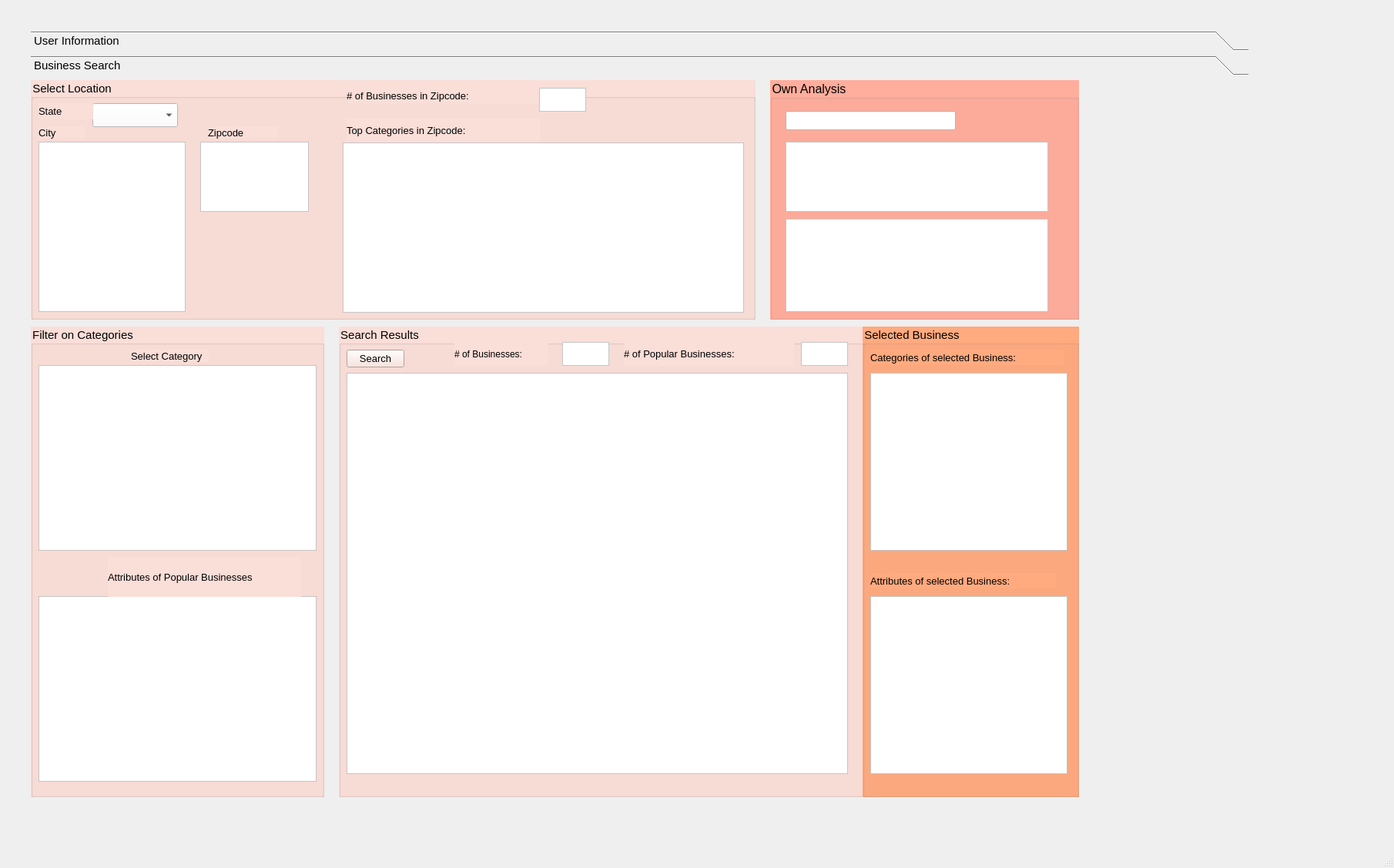
<?xml version="1.0" encoding="UTF-8"?>
<ui version="4.0">
 <class>MainWindow</class>
 <widget class="QMainWindow" name="MainWindow">
  <property name="geometry">
   <rect>
    <x>0</x>
    <y>0</y>
    <width>1810</width>
    <height>1127</height>
   </rect>
  </property>
  <property name="sizePolicy">
   <sizepolicy hsizetype="Maximum" vsizetype="Maximum">
    <horstretch>20</horstretch>
    <verstretch>18</verstretch>
   </sizepolicy>
  </property>
  <property name="windowTitle">
   <string>MainWindow</string>
  </property>
  <widget class="QWidget" name="centralwidget">
   <widget class="QToolBox" name="toolBox">
    <property name="geometry">
     <rect>
      <x>40</x>
      <y>40</y>
      <width>1581</width>
      <height>1021</height>
     </rect>
    </property>
    <property name="sizePolicy">
     <sizepolicy hsizetype="Maximum" vsizetype="Maximum">
      <horstretch>100</horstretch>
      <verstretch>100</verstretch>
     </sizepolicy>
    </property>
    <property name="font">
     <font>
      <pointsize>11</pointsize>
     </font>
    </property>
    <property name="styleSheet">
     <string notr="true"/>
    </property>
    <property name="currentIndex">
     <number>1</number>
    </property>
    <widget class="QWidget" name="page">
     <property name="geometry">
      <rect>
       <x>0</x>
       <y>0</y>
       <width>1581</width>
       <height>955</height>
      </rect>
     </property>
     <attribute name="label">
      <string>User Information</string>
     </attribute>
     <widget class="QGroupBox" name="groupBox">
      <property name="geometry">
       <rect>
        <x>-1</x>
        <y>-1</y>
        <width>361</width>
        <height>251</height>
       </rect>
      </property>
      <property name="font">
       <font>
        <pointsize>11</pointsize>
       </font>
      </property>
      <property name="styleSheet">
       <string notr="true">background-color: rgb(200, 220, 255);</string>
      </property>
      <property name="title">
       <string>Login</string>
      </property>
      <widget class="QLineEdit" name="EnterName">
       <property name="geometry">
        <rect>
         <x>12</x>
         <y>40</y>
         <width>321</width>
         <height>25</height>
        </rect>
       </property>
       <property name="styleSheet">
        <string notr="true">background-color: rgb(255, 255, 255);</string>
       </property>
      </widget>
      <widget class="QListWidget" name="SelectUser">
       <property name="geometry">
        <rect>
         <x>10</x>
         <y>90</y>
         <width>321</width>
         <height>121</height>
        </rect>
       </property>
       <property name="styleSheet">
        <string notr="true">background-color: rgb(255, 255, 255);</string>
       </property>
      </widget>
     </widget>
     <widget class="QGroupBox" name="groupBox_2">
      <property name="geometry">
       <rect>
        <x>380</x>
        <y>0</y>
        <width>541</width>
        <height>251</height>
       </rect>
      </property>
      <property name="font">
       <font>
        <pointsize>11</pointsize>
       </font>
      </property>
      <property name="styleSheet">
       <string notr="true">background-color: rgb(200, 220, 255);</string>
      </property>
      <property name="title">
       <string>My Information</string>
      </property>
      <widget class="QLabel" name="label_10">
       <property name="geometry">
        <rect>
         <x>20</x>
         <y>40</y>
         <width>51</width>
         <height>20</height>
        </rect>
       </property>
       <property name="font">
        <font>
         <pointsize>10</pointsize>
        </font>
       </property>
       <property name="text">
        <string>Name:</string>
       </property>
      </widget>
      <widget class="QListWidget" name="Name">
       <property name="geometry">
        <rect>
         <x>170</x>
         <y>40</y>
         <width>181</width>
         <height>31</height>
        </rect>
       </property>
       <property name="styleSheet">
        <string notr="true">background-color: rgb(255, 255, 255);</string>
       </property>
      </widget>
      <widget class="QListWidget" name="Stars">
       <property name="geometry">
        <rect>
         <x>170</x>
         <y>80</y>
         <width>181</width>
         <height>31</height>
        </rect>
       </property>
       <property name="styleSheet">
        <string notr="true">background-color: rgb(255, 255, 255);</string>
       </property>
      </widget>
      <widget class="QLabel" name="label_11">
       <property name="geometry">
        <rect>
         <x>20</x>
         <y>80</y>
         <width>69</width>
         <height>20</height>
        </rect>
       </property>
       <property name="font">
        <font>
         <pointsize>10</pointsize>
        </font>
       </property>
       <property name="text">
        <string>Stars:</string>
       </property>
      </widget>
      <widget class="QLabel" name="label_12">
       <property name="geometry">
        <rect>
         <x>20</x>
         <y>120</y>
         <width>221</width>
         <height>31</height>
        </rect>
       </property>
       <property name="font">
        <font>
         <pointsize>10</pointsize>
        </font>
       </property>
       <property name="text">
        <string>Yelping Since:</string>
       </property>
      </widget>
      <widget class="QListWidget" name="YelpingSince">
       <property name="geometry">
        <rect>
         <x>170</x>
         <y>120</y>
         <width>181</width>
         <height>31</height>
        </rect>
       </property>
       <property name="styleSheet">
        <string notr="true">background-color: rgb(255, 255, 255);</string>
       </property>
      </widget>
      <widget class="QLabel" name="label_14">
       <property name="geometry">
        <rect>
         <x>380</x>
         <y>120</y>
         <width>69</width>
         <height>20</height>
        </rect>
       </property>
       <property name="font">
        <font>
         <pointsize>10</pointsize>
        </font>
       </property>
       <property name="text">
        <string>Funny:</string>
       </property>
      </widget>
      <widget class="QListWidget" name="Funny">
       <property name="geometry">
        <rect>
         <x>380</x>
         <y>160</y>
         <width>61</width>
         <height>31</height>
        </rect>
       </property>
       <property name="styleSheet">
        <string notr="true">background-color: rgb(255, 255, 255);</string>
       </property>
      </widget>
      <widget class="QLabel" name="label_15">
       <property name="geometry">
        <rect>
         <x>460</x>
         <y>120</y>
         <width>69</width>
         <height>20</height>
        </rect>
       </property>
       <property name="font">
        <font>
         <pointsize>10</pointsize>
        </font>
       </property>
       <property name="text">
        <string>Cool:</string>
       </property>
      </widget>
      <widget class="QListWidget" name="Cool">
       <property name="geometry">
        <rect>
         <x>460</x>
         <y>160</y>
         <width>61</width>
         <height>31</height>
        </rect>
       </property>
       <property name="styleSheet">
        <string notr="true">background-color: rgb(255, 255, 255);</string>
       </property>
      </widget>
      <widget class="QLabel" name="label_16">
       <property name="geometry">
        <rect>
         <x>460</x>
         <y>40</y>
         <width>69</width>
         <height>20</height>
        </rect>
       </property>
       <property name="font">
        <font>
         <pointsize>10</pointsize>
        </font>
       </property>
       <property name="text">
        <string>Useful:</string>
       </property>
      </widget>
      <widget class="QListWidget" name="Useful">
       <property name="geometry">
        <rect>
         <x>460</x>
         <y>70</y>
         <width>61</width>
         <height>31</height>
        </rect>
       </property>
       <property name="styleSheet">
        <string notr="true">background-color: rgb(255, 255, 255);</string>
       </property>
      </widget>
      <widget class="QLabel" name="label_17">
       <property name="geometry">
        <rect>
         <x>380</x>
         <y>40</y>
         <width>69</width>
         <height>20</height>
        </rect>
       </property>
       <property name="font">
        <font>
         <pointsize>10</pointsize>
        </font>
       </property>
       <property name="text">
        <string>Fans:</string>
       </property>
      </widget>
      <widget class="QListWidget" name="Fans">
       <property name="geometry">
        <rect>
         <x>380</x>
         <y>70</y>
         <width>61</width>
         <height>31</height>
        </rect>
       </property>
       <property name="styleSheet">
        <string notr="true">background-color: rgb(255, 255, 255);</string>
       </property>
      </widget>
      <widget class="QLabel" name="label_18">
       <property name="geometry">
        <rect>
         <x>20</x>
         <y>170</y>
         <width>111</width>
         <height>31</height>
        </rect>
       </property>
       <property name="font">
        <font>
         <pointsize>10</pointsize>
        </font>
       </property>
       <property name="text">
        <string>tip Count:</string>
       </property>
      </widget>
      <widget class="QLabel" name="label_19">
       <property name="geometry">
        <rect>
         <x>20</x>
         <y>210</y>
         <width>111</width>
         <height>31</height>
        </rect>
       </property>
       <property name="font">
        <font>
         <pointsize>10</pointsize>
        </font>
       </property>
       <property name="text">
        <string>total Likes:</string>
       </property>
      </widget>
      <widget class="QListWidget" name="TipCount">
       <property name="geometry">
        <rect>
         <x>170</x>
         <y>170</y>
         <width>81</width>
         <height>31</height>
        </rect>
       </property>
       <property name="styleSheet">
        <string notr="true">background-color: rgb(255, 255, 255);</string>
       </property>
      </widget>
      <widget class="QListWidget" name="TotalLikes">
       <property name="geometry">
        <rect>
         <x>170</x>
         <y>210</y>
         <width>81</width>
         <height>31</height>
        </rect>
       </property>
       <property name="styleSheet">
        <string notr="true">background-color: rgb(255, 255, 255);</string>
       </property>
      </widget>
     </widget>
     <widget class="QGroupBox" name="Friends">
      <property name="geometry">
       <rect>
        <x>940</x>
        <y>0</y>
        <width>631</width>
        <height>251</height>
       </rect>
      </property>
      <property name="font">
       <font>
        <pointsize>12</pointsize>
       </font>
      </property>
      <property name="styleSheet">
       <string notr="true">background-color: rgb(215, 255, 244);
background-color: rgb(222, 247, 255);</string>
      </property>
      <property name="title">
       <string>My Friends</string>
      </property>
      <widget class="QTableWidget" name="FriendsList">
       <property name="geometry">
        <rect>
         <x>10</x>
         <y>40</y>
         <width>571</width>
         <height>181</height>
        </rect>
       </property>
       <property name="styleSheet">
        <string notr="true">background-color: rgb(255, 255, 255);</string>
       </property>
      </widget>
     </widget>
     <widget class="QGroupBox" name="groupBox_3">
      <property name="geometry">
       <rect>
        <x>0</x>
        <y>270</y>
        <width>921</width>
        <height>551</height>
       </rect>
      </property>
      <property name="styleSheet">
       <string notr="true">background-color: rgb(234, 255, 245);</string>
      </property>
      <property name="title">
       <string>Latest Tips of My Friends</string>
      </property>
      <widget class="QTableWidget" name="TipsFriendsList">
       <property name="geometry">
        <rect>
         <x>10</x>
         <y>30</y>
         <width>881</width>
         <height>491</height>
        </rect>
       </property>
       <property name="styleSheet">
        <string notr="true">background-color: rgb(255, 255, 255);</string>
       </property>
       <attribute name="horizontalHeaderStretchLastSection">
        <bool>true</bool>
       </attribute>
      </widget>
     </widget>
     <widget class="QGroupBox" name="FF">
      <property name="geometry">
       <rect>
        <x>940</x>
        <y>270</y>
        <width>631</width>
        <height>551</height>
       </rect>
      </property>
      <property name="styleSheet">
       <string notr="true">background-color: rgb(235, 255, 254);</string>
      </property>
      <property name="title">
       <string>Friends of My Friends</string>
      </property>
      <widget class="QTableWidget" name="FFList">
       <property name="geometry">
        <rect>
         <x>20</x>
         <y>30</y>
         <width>561</width>
         <height>491</height>
        </rect>
       </property>
       <property name="styleSheet">
        <string notr="true">background-color: rgb(255, 255, 255);</string>
       </property>
      </widget>
     </widget>
    </widget>
    <widget class="QWidget" name="page_2">
     <property name="geometry">
      <rect>
       <x>0</x>
       <y>0</y>
       <width>1581</width>
       <height>955</height>
      </rect>
     </property>
     <attribute name="label">
      <string>Business Search</string>
     </attribute>
     <widget class="QGroupBox" name="SelectLocation">
      <property name="geometry">
       <rect>
        <x>0</x>
        <y>0</y>
        <width>941</width>
        <height>311</height>
       </rect>
      </property>
      <property name="font">
       <font>
        <pointsize>11</pointsize>
       </font>
      </property>
      <property name="styleSheet">
       <string notr="true">background-color: rgb(250, 222, 216);
</string>
      </property>
      <property name="title">
       <string>Select Location</string>
      </property>
      <widget class="QComboBox" name="stateList">
       <property name="geometry">
        <rect>
         <x>80</x>
         <y>30</y>
         <width>111</width>
         <height>31</height>
        </rect>
       </property>
       <property name="font">
        <font>
         <pointsize>6</pointsize>
        </font>
       </property>
       <property name="styleSheet">
        <string notr="true">background-color: rgb(255, 255, 255);</string>
       </property>
      </widget>
      <widget class="QListWidget" name="cityList">
       <property name="geometry">
        <rect>
         <x>10</x>
         <y>80</y>
         <width>191</width>
         <height>221</height>
        </rect>
       </property>
       <property name="font">
        <font>
         <pointsize>6</pointsize>
        </font>
       </property>
       <property name="styleSheet">
        <string notr="true">background-color: rgb(255, 255, 255);</string>
       </property>
      </widget>
      <widget class="QLabel" name="label">
       <property name="geometry">
        <rect>
         <x>10</x>
         <y>30</y>
         <width>71</width>
         <height>21</height>
        </rect>
       </property>
       <property name="font">
        <font>
         <pointsize>10</pointsize>
        </font>
       </property>
       <property name="text">
        <string>State</string>
       </property>
      </widget>
      <widget class="QLabel" name="label_2">
       <property name="geometry">
        <rect>
         <x>10</x>
         <y>60</y>
         <width>61</width>
         <height>16</height>
        </rect>
       </property>
       <property name="font">
        <font>
         <pointsize>10</pointsize>
        </font>
       </property>
       <property name="text">
        <string>City</string>
       </property>
      </widget>
      <widget class="QLabel" name="label_3">
       <property name="geometry">
        <rect>
         <x>230</x>
         <y>60</y>
         <width>91</width>
         <height>16</height>
        </rect>
       </property>
       <property name="font">
        <font>
         <pointsize>10</pointsize>
        </font>
       </property>
       <property name="text">
        <string>Zipcode</string>
       </property>
      </widget>
      <widget class="QListWidget" name="zipcodeList">
       <property name="geometry">
        <rect>
         <x>220</x>
         <y>80</y>
         <width>141</width>
         <height>91</height>
        </rect>
       </property>
       <property name="font">
        <font>
         <pointsize>6</pointsize>
        </font>
       </property>
       <property name="styleSheet">
        <string notr="true">background-color: rgb(255, 255, 255);</string>
       </property>
      </widget>
      <widget class="QLabel" name="TopCategories">
       <property name="geometry">
        <rect>
         <x>410</x>
         <y>50</y>
         <width>251</width>
         <height>31</height>
        </rect>
       </property>
       <property name="font">
        <font>
         <pointsize>10</pointsize>
        </font>
       </property>
       <property name="text">
        <string>Top Categories in Zipcode:</string>
       </property>
      </widget>
      <widget class="QLabel" name="numB">
       <property name="geometry">
        <rect>
         <x>410</x>
         <y>10</y>
         <width>301</width>
         <height>20</height>
        </rect>
       </property>
       <property name="font">
        <font>
         <pointsize>10</pointsize>
        </font>
       </property>
       <property name="text">
        <string># of Businesses in Zipcode: </string>
       </property>
      </widget>
      <widget class="QListWidget" name="numBusinessesZipcode">
       <property name="geometry">
        <rect>
         <x>660</x>
         <y>10</y>
         <width>61</width>
         <height>31</height>
        </rect>
       </property>
       <property name="font">
        <font>
         <pointsize>6</pointsize>
        </font>
       </property>
       <property name="styleSheet">
        <string notr="true">background-color: rgb(255, 255, 255);</string>
       </property>
      </widget>
      <widget class="QTableWidget" name="TopCategoriesZipcodeList">
       <property name="geometry">
        <rect>
         <x>405</x>
         <y>81</y>
         <width>521</width>
         <height>221</height>
        </rect>
       </property>
       <property name="styleSheet">
        <string notr="true">background-color: rgb(255, 255, 255);</string>
       </property>
       <attribute name="horizontalHeaderStretchLastSection">
        <bool>true</bool>
       </attribute>
       <attribute name="verticalHeaderVisible">
        <bool>false</bool>
       </attribute>
       <attribute name="verticalHeaderStretchLastSection">
        <bool>false</bool>
       </attribute>
      </widget>
     </widget>
     <widget class="QGroupBox" name="searchResults">
      <property name="geometry">
       <rect>
        <x>400</x>
        <y>320</y>
        <width>701</width>
        <height>611</height>
       </rect>
      </property>
      <property name="font">
       <font>
        <pointsize>11</pointsize>
       </font>
      </property>
      <property name="styleSheet">
       <string notr="true">background-color: rgb(250, 222, 216);</string>
      </property>
      <property name="title">
       <string>Search Results</string>
      </property>
      <widget class="QTableWidget" name="businessTable">
       <property name="geometry">
        <rect>
         <x>10</x>
         <y>60</y>
         <width>651</width>
         <height>521</height>
        </rect>
       </property>
       <property name="font">
        <font>
         <pointsize>6</pointsize>
        </font>
       </property>
       <property name="styleSheet">
        <string notr="true">background-color: rgb(255, 255, 255);</string>
       </property>
       <property name="selectionMode">
        <enum>QAbstractItemView::ExtendedSelection</enum>
       </property>
       <property name="selectionBehavior">
        <enum>QAbstractItemView::SelectItems</enum>
       </property>
       <attribute name="horizontalHeaderStretchLastSection">
        <bool>true</bool>
       </attribute>
       <attribute name="verticalHeaderVisible">
        <bool>false</bool>
       </attribute>
      </widget>
      <widget class="QPushButton" name="searchBusinessesButton">
       <property name="geometry">
        <rect>
         <x>10</x>
         <y>30</y>
         <width>75</width>
         <height>23</height>
        </rect>
       </property>
       <property name="font">
        <font>
         <pointsize>10</pointsize>
        </font>
       </property>
       <property name="text">
        <string>Search</string>
       </property>
      </widget>
      <widget class="QLabel" name="label_6">
       <property name="geometry">
        <rect>
         <x>150</x>
         <y>20</y>
         <width>121</width>
         <height>31</height>
        </rect>
       </property>
       <property name="styleSheet">
        <string notr="true">font: 10pt &quot;MS Shell Dlg 2&quot;;</string>
       </property>
       <property name="text">
        <string># of Businesses:</string>
       </property>
      </widget>
      <widget class="QListWidget" name="numBusinesses">
       <property name="geometry">
        <rect>
         <x>290</x>
         <y>20</y>
         <width>61</width>
         <height>31</height>
        </rect>
       </property>
       <property name="styleSheet">
        <string notr="true">background-color: rgb(255, 255, 255);</string>
       </property>
      </widget>
      <widget class="QLabel" name="label_7">
       <property name="geometry">
        <rect>
         <x>370</x>
         <y>20</y>
         <width>221</width>
         <height>31</height>
        </rect>
       </property>
       <property name="font">
        <font>
         <pointsize>10</pointsize>
        </font>
       </property>
       <property name="text">
        <string># of Popular Businesses:</string>
       </property>
      </widget>
      <widget class="QListWidget" name="numPopBusinesses">
       <property name="geometry">
        <rect>
         <x>600</x>
         <y>20</y>
         <width>61</width>
         <height>31</height>
        </rect>
       </property>
       <property name="styleSheet">
        <string notr="true">background-color: rgb(255, 255, 255);</string>
       </property>
      </widget>
     </widget>
     <widget class="QGroupBox" name="BusinessCategory">
      <property name="geometry">
       <rect>
        <x>0</x>
        <y>320</y>
        <width>381</width>
        <height>611</height>
       </rect>
      </property>
      <property name="font">
       <font>
        <pointsize>11</pointsize>
       </font>
      </property>
      <property name="styleSheet">
       <string notr="true">background-color: rgb(250, 222, 216);</string>
      </property>
      <property name="title">
       <string>Filter on Categories</string>
      </property>
      <widget class="QListWidget" name="businessCategoryList">
       <property name="geometry">
        <rect>
         <x>10</x>
         <y>50</y>
         <width>361</width>
         <height>241</height>
        </rect>
       </property>
       <property name="styleSheet">
        <string notr="true">background-color: rgb(255, 255, 255);</string>
       </property>
      </widget>
      <widget class="QLabel" name="label_4">
       <property name="geometry">
        <rect>
         <x>130</x>
         <y>30</y>
         <width>101</width>
         <height>16</height>
        </rect>
       </property>
       <property name="font">
        <font>
         <pointsize>10</pointsize>
        </font>
       </property>
       <property name="text">
        <string>Select Category</string>
       </property>
      </widget>
      <widget class="QTableWidget" name="popBList">
       <property name="geometry">
        <rect>
         <x>10</x>
         <y>350</y>
         <width>361</width>
         <height>241</height>
        </rect>
       </property>
       <property name="styleSheet">
        <string notr="true">background-color: rgb(255, 255, 255);</string>
       </property>
       <attribute name="horizontalHeaderStretchLastSection">
        <bool>true</bool>
       </attribute>
      </widget>
      <widget class="QLabel" name="label_5">
       <property name="geometry">
        <rect>
         <x>100</x>
         <y>300</y>
         <width>251</width>
         <height>51</height>
        </rect>
       </property>
       <property name="font">
        <font>
         <family>MS Shell Dlg 2</family>
         <pointsize>10</pointsize>
         <weight>50</weight>
         <italic>false</italic>
         <bold>false</bold>
        </font>
       </property>
       <property name="styleSheet">
        <string notr="true">font: 10pt &quot;MS Shell Dlg 2&quot;;</string>
       </property>
       <property name="text">
        <string>Attributes of Popular Businesses</string>
       </property>
       <property name="wordWrap">
        <bool>true</bool>
       </property>
      </widget>
     </widget>
     <widget class="QGroupBox" name="selectedBusinessTable">
      <property name="geometry">
       <rect>
        <x>1080</x>
        <y>320</y>
        <width>281</width>
        <height>611</height>
       </rect>
      </property>
      <property name="font">
       <font>
        <pointsize>11</pointsize>
       </font>
      </property>
      <property name="styleSheet">
       <string notr="true">background-color: rgb(255, 170, 127);</string>
      </property>
      <property name="title">
       <string>Selected Business </string>
      </property>
      <widget class="QLabel" name="label_8">
       <property name="geometry">
        <rect>
         <x>10</x>
         <y>30</y>
         <width>251</width>
         <height>20</height>
        </rect>
       </property>
       <property name="font">
        <font>
         <pointsize>10</pointsize>
        </font>
       </property>
       <property name="text">
        <string>Categories of selected Business:</string>
       </property>
      </widget>
      <widget class="QListWidget" name="CatBusinessList">
       <property name="geometry">
        <rect>
         <x>10</x>
         <y>60</y>
         <width>256</width>
         <height>231</height>
        </rect>
       </property>
       <property name="styleSheet">
        <string notr="true">background-color: rgb(255, 255, 255);</string>
       </property>
      </widget>
      <widget class="QLabel" name="label_9">
       <property name="geometry">
        <rect>
         <x>10</x>
         <y>320</y>
         <width>241</width>
         <height>20</height>
        </rect>
       </property>
       <property name="font">
        <font>
         <pointsize>10</pointsize>
        </font>
       </property>
       <property name="text">
        <string>Attributes of selected Business:</string>
       </property>
      </widget>
      <widget class="QListWidget" name="AttrBusinessList">
       <property name="geometry">
        <rect>
         <x>10</x>
         <y>350</y>
         <width>256</width>
         <height>231</height>
        </rect>
       </property>
       <property name="styleSheet">
        <string notr="true">background-color: rgb(255, 255, 255);</string>
       </property>
      </widget>
     </widget>
     <widget class="QGroupBox" name="ownAnalysis_2">
      <property name="geometry">
       <rect>
        <x>960</x>
        <y>0</y>
        <width>401</width>
        <height>311</height>
       </rect>
      </property>
      <property name="font">
       <font>
        <pointsize>12</pointsize>
       </font>
      </property>
      <property name="styleSheet">
       <string notr="true">background-color: rgb(255, 173, 156);</string>
      </property>
      <property name="title">
       <string>Own Analysis</string>
      </property>
      <widget class="QLineEdit" name="EnterBusiness">
       <property name="geometry">
        <rect>
         <x>20</x>
         <y>40</y>
         <width>221</width>
         <height>25</height>
        </rect>
       </property>
       <property name="styleSheet">
        <string notr="true">background-color: rgb(255, 255, 255);</string>
       </property>
      </widget>
      <widget class="QListWidget" name="SelectBusiness">
       <property name="geometry">
        <rect>
         <x>20</x>
         <y>80</y>
         <width>341</width>
         <height>91</height>
        </rect>
       </property>
       <property name="styleSheet">
        <string notr="true">background-color: rgb(255, 255, 255);</string>
       </property>
      </widget>
      <widget class="QTableWidget" name="recBusiness">
       <property name="geometry">
        <rect>
         <x>20</x>
         <y>180</y>
         <width>341</width>
         <height>121</height>
        </rect>
       </property>
       <property name="styleSheet">
        <string notr="true">background-color: rgb(255, 255, 255);</string>
       </property>
      </widget>
     </widget>
    </widget>
   </widget>
  </widget>
  <widget class="QMenuBar" name="menubar">
   <property name="geometry">
    <rect>
     <x>0</x>
     <y>0</y>
     <width>1810</width>
     <height>22</height>
    </rect>
   </property>
  </widget>
  <widget class="QStatusBar" name="statusbar"/>
 </widget>
 <resources/>
 <connections/>
</ui>
